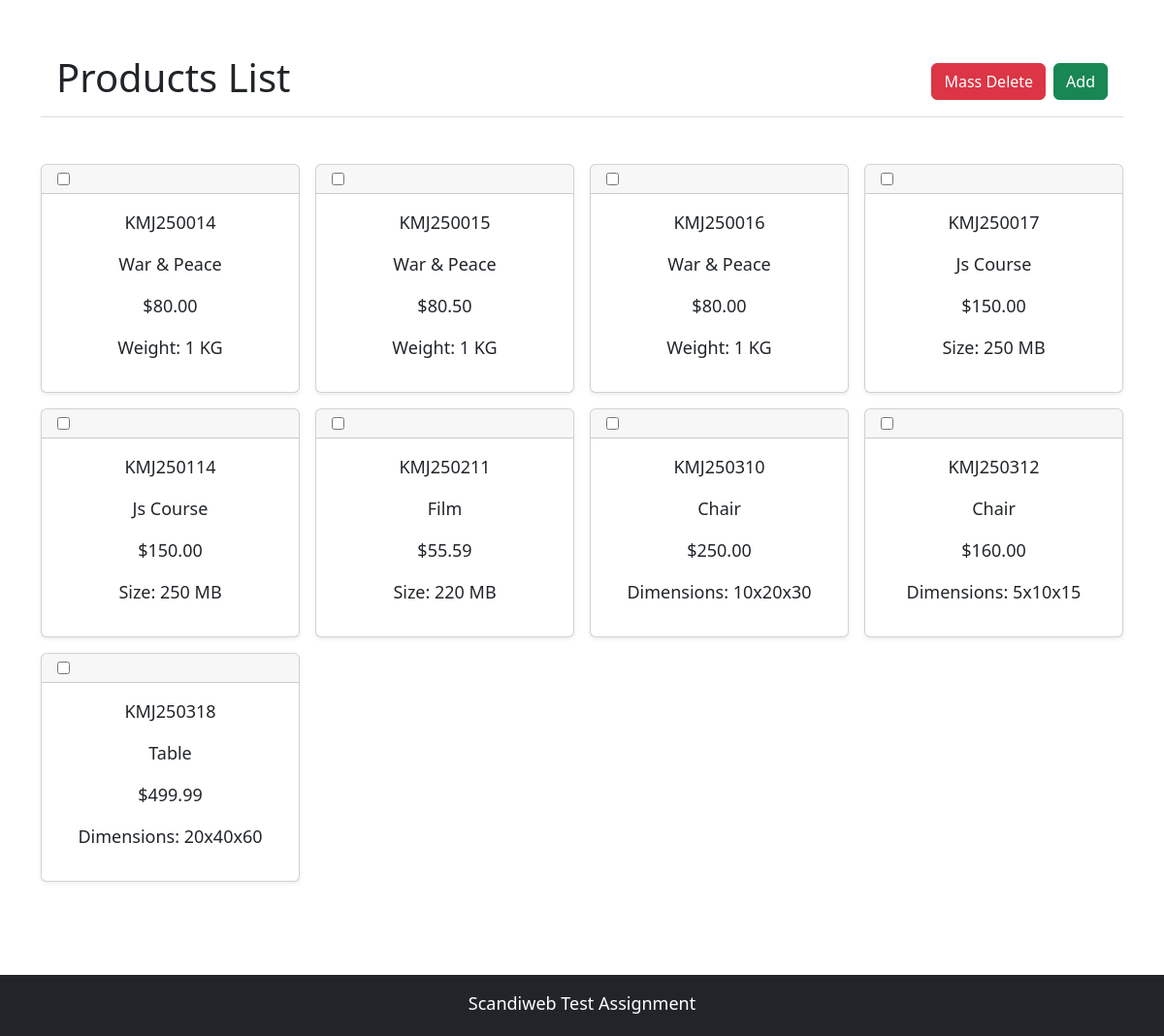
The page / on the database its author committed.
### tables this page shows
CREATE TABLE `products` (
  `id` bigint UNSIGNED NOT NULL,
  `sku` varchar(255) NOT NULL,
  `name` varchar(255) NOT NULL,
  `price` decimal(10,2) NOT NULL,
  `type` varchar(255) NOT NULL,
  `attributes` text NOT NULL,
  `created_at` timestamp NULL DEFAULT CURRENT_TIMESTAMP,
  `updated_at` timestamp NULL DEFAULT CURRENT_TIMESTAMP
);

### App/Core/View.php (called while the page is built, shortened)
<?php
class View
{
    public static function display(string $fileDirectory, $page_title = SITE_NAME, array $data = null)
    {
        include APP_ROOT.'/views/layouts/app.php';
    }
}

### App/Classes/ProductsClass.php (called while the page is built, shortened)
<?php
class ProductsClass extends ProductService
{
	public function list()
	{
        $products = $this->retrieve();
        return View::display('products/list.php', 'Products List', ['products' => $products]);
	}
}

### routes.php (called while the page is built, shortened)
<?php
$productClass = new ProductsClass();
Router::run($_SERVER['REQUEST_URI'], [
    '/' => function () use ($productClass) {
        return $productClass->list();
    },
    '/add-product' => function () use ($productClass) {
        return $productClass->create();
    },
    '/add-product/store' => function () use ($productClass) {
        return $productClass->store();
    },
    '/delete-products' => function () use ($productClass) {
        return $productClass->delete_multiple();
    },
]);

### App/Core/Router.php (called while the page is built, shortened)
<?php
class Router
{
    public static function run(string $url, array $routes)
    {
        $uri = parse_url($url);
        $path = $uri['path'];
        $callback = $routes[$path];
        $params = [];
        $callback($params);
    }
}

### index.php (called while the page is built, shortened)
<?php
require_once 'config/app.php';
include('routes.php');

### App/Services/ProductService.php (called while the page is built, shortened)
<?php
abstract class ProductService
{
    private function model()
    {
       return new Product();
    }
    public function retrieve()
    {
        return $this->model()->getProducts();
    }
}

### App/Core/Model.php (called while the page is built, shortened)
<?php
class Model
{
    public $table_name;
    function __construct($table_name)
    {
       $this->table_name = $table_name;
    }
    private function DB()
    {
        $db = new DBConnection();
        return $db->getConnection();
    }
    public function all($model)
    {
        $query = "SELECT * FROM " . $this->table_name . " ORDER BY id";
        $result = $this->DB()->query( $query )->fetchAll(PDO::FETCH_CLASS, $model);
        return $result;
    }
}

### App/Core/DBConnection.php (called while the page is built, shortened)
<?php
class DBConnection
{
    private $serverName = DB_HOST;
    private $username = DB_USER;
    private $password = DB_PASS;
    private $dbName = DB_NAME;
    protected $connection;
    public function __construct()
    {
        $this->connection = $this->connect();
    }
    private function connect()
    {
        try {
            $connection = new PDO("mysql:host=$this->serverName;dbname=$this->dbName",
                $this->username,
                $this->password
            );
            $connection->setAttribute(PDO::ATTR_ERRMODE, PDO::ERRMODE_EXCEPTION);
        } catch(PDOException $e) {
            echo "Connection failed: " . $e->getMessage();
        }
        return $connection;
    }
    public function getConnection()
    {
		try {
			return $this->connection;
		} catch(PDOException $e) {
            echo "Connection failed: " . $e->getMessage();
        }
    }
}

### App/Models/Product.php (called while the page is built, shortened)
<?php
class Product extends Model
{
    public function getProducts()
    {
        return $this->all(Self::class);
    }
    public function getProductAttributes($prod_attributes)
    {
        return json_decode($prod_attributes, true);
    }
}

### views/products/list.php (the view, shortened to what this page needs)
<main class="py-5">
    <section class=" text-center container">
        <div class="page_header">
            <div>
                <h1>Products List</h1>
            </div>
            <div class="header_btns">
                <?php if(count($products) > 0) { ?>
                    <form id="DeleteProductsForm" action="/delete-products" method="post">
                        <button type="submit" class="btn btn-danger mx-2">Mass Delete</button>
                    </form>
                <?php } ?>
                <a href="/add-product" class="btn btn-success">Add</a>
            </div>
        </div>
    </section>
    <div class="py-5">
        <div class="container">
            <?php if(count($products) > 0) { ?>
                <div class="row row-cols-1 row-cols-sm-2 row-cols-md-4 g-3">
                    <?php foreach($products as $product) { ?>
                        <div class="col">
                            <div class="card shadow-sm">
                                <div class="card-header">
                                    <input type="checkbox" name="delete_products[]" form="DeleteProductsForm" value="<?php echo $product->id ?>" class="delete-checkbox" />
                                </div>
                                <div class="card-body">
                                    <div class="text-center">
                                        <p><?php echo $product->sku ?></p>
                                        <p class="text-capitalize"><?php echo $product->name ?></p>
                                        <p><?php echo '$'.$product->price ?></p>
                                        <?php foreach($product->getProductAttributes($product->attributes) as $key => $attribute) { ?>
                                        <p>
                                            <span class="text-capitalize"><?php echo $key ?>: </span>
                                            <span><?php echo $attribute ?></span>
                                        </p>
                                        <?php } ?>
                                    </div>
                                </div>
                            </div>
                        </div>
                    <?php } ?>
                </div>
            <?php } else { ?>
                <div class="text-center py-5">
                    No Products Found Add New One
                </div>
            <?php } ?>
        </div>
    </div>
</main>

### views/layouts/app.php (shortened to what this page needs)
<html lang="en" data-bs-theme="light">
    <head>
        <link rel="stylesheet" href="assets/css/bootstrap.min.css">
        <link rel="stylesheet" href="assets/css/style.css">
    </head>
    <body class="d-flex flex-column h-100">
        <?php include $content ?>
        <?php include APP_ROOT.'/views/layouts/footer.php' ?>
    </body>
</html>

### views/layouts/footer.php
<footer class="bg-dark mt-auto py-3">
    <div class="container text-center">
        <p class="mb-1">Scandiweb Test Assignment</p>
    </div>
</footer>

### assets/css/style.css (style rules this page uses)
* { margin: 0; padding: 0; }
body { font-size: 18px; }
.btn { outline: none; }
.page_header { align-items: center; border-bottom: 1px solid #ddd; display:flex; padding: 8px 16px; }
.page_header .header_btns { display: flex; margin-left: auto; }
footer { color: #fff; }

### rows shown on the page
products: sku "KMJ250014", name "War & Peace", price "80.00", key "Weight", attributes "1 KG"
products: sku "KMJ250015", name "War & Peace", price "80.50", key "Weight", attributes "1 KG"
products: sku "KMJ250016", name "War & Peace", price "80.00", key "Weight", attributes "1 KG"
products: sku "KMJ250017", name "Js Course", price "150.00", key "Size", attributes "250 MB"
products: sku "KMJ250114", name "Js Course", price "150.00", key "Size", attributes "250 MB"
products: sku "KMJ250211", name "Film", price "55.59", key "Size", attributes "220 MB"
products: sku "KMJ250310", name "Chair", price "250.00", key "Dimensions", attributes "10x20x30"
products: sku "KMJ250312", name "Chair", price "160.00", key "Dimensions", attributes "5x10x15"
products: sku "KMJ250318", name "Table", price "499.99", key "Dimensions", attributes "20x40x60"
